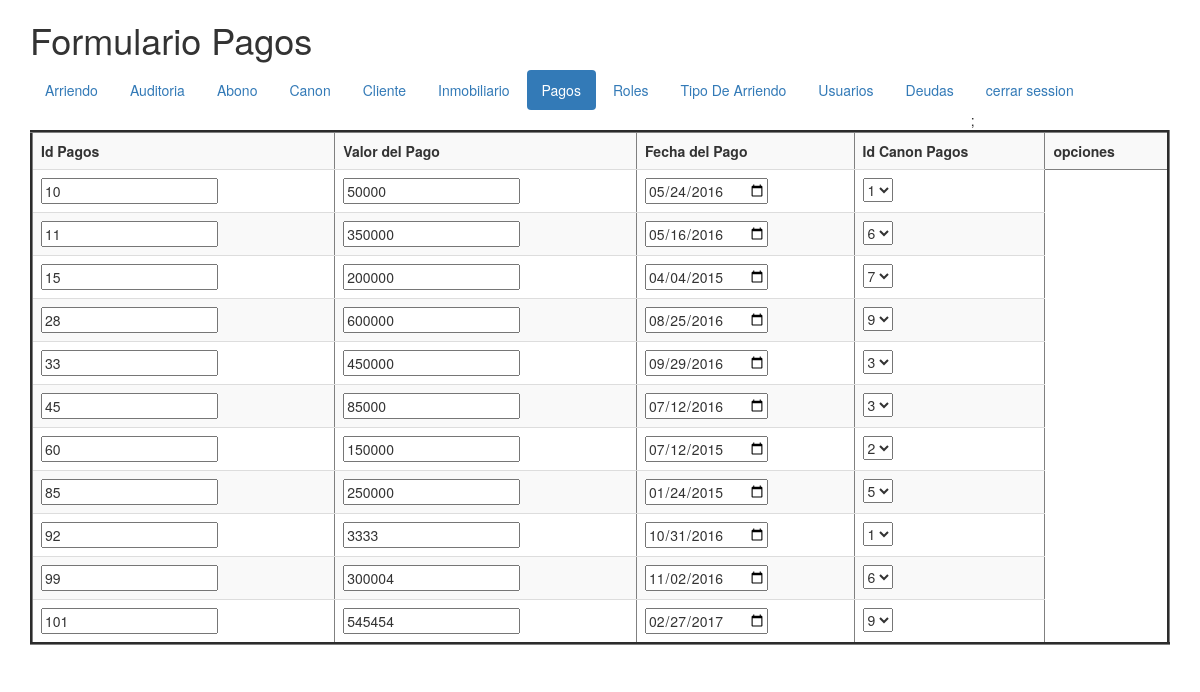
The app's page /vista/formularioPagos.php (signed in) with its own data.
### tables this page shows
CREATE TABLE `pagos` (
  `idPagos` mediumint(9) NOT NULL,
  `valorPago` mediumint(9) NOT NULL,
  `fechaPago` date NOT NULL,
  `idCanonPagos` mediumint(9) NOT NULL
);

CREATE TABLE `canon` (
  `idCanon` mediumint(9) NOT NULL,
  `valorArriendoCanon` mediumint(9) NOT NULL,
  `fechaCanon` date NOT NULL,
  `Forma_Pago` varchar(30) NOT NULL,
  `idArriendoCanon` mediumint(9) NOT NULL
);

### modelo/pagos.php (called while the page is built, shortened)
<?php
class Pagos {
    private $_conexion;
    private $_paginacion = 10;
    function __construct ($conexion, $idPagos, $valorPago, $fechaPago, $idCanonPagos){
        $this->_conexion           = $conexion;
    }
	function getRol($idusuario){
        $roles=mysqli_query($this->_conexion, "SELECT ".static::class."roles AS elpermiso FROM roles WHERE idRoles IN(SELECT idrolesusuarios FROM usuarios WHERE idusuarios =$idusuario)") or die (mysqli_error($this->_conexion));
        $unregistro=mysqli_fetch_array($roles);
        return $unregistro['elpermiso'];
    }
    function listar ($pagina){
        if ($pagina<=0){
            $listado = mysqli_query($this->_conexion, "SELECT * FROM pagos ORDER BY idPagos") or
                die (mysqli_error($this->conexion));
        }else{
            $paginacionMax = $pagina * $this->_paginacion;
            $paginacionMin = $paginacionMax - $this->_paginacion;
            $listado =mysqli_query ($this->_conexion, "SELECT * FROM pagos ORDER BY idPagos
            LIMIT $paginacionMin, $paginacionMax") or die (mysqli_error($this->conexion));
        }
        return $listado;
    }
}
?>

### modelo/canon.php (called while the page is built, shortened)
<?php
class canon {
    private $_conexion;
    private $_paginacion = 10;
    function __construct ($conexion, $idCanon, $valorArriendoCanon, $fechaCanon, $Forma_Pago, $idArriendoCanon){
        $this->_conexion           = $conexion;
    }
    function listar ($pagina){
        if ($pagina<=0){
            $listado = mysqli_query($this->_conexion, "SELECT * FROM canon ORDER BY idCanon") or
                die (mysqli_error($this->_conexion));
        }else{
            $paginacionMax = $pagina * $this->_paginacion;
            $paginacionMin = $paginacionMax - $this->_paginacion;
            $listado =mysqli_query ($this->_conexion, "SELECT * FROM canon ORDER BY idCanon
            LIMIT $paginacionMin, $paginacionMax") or die (mysqli_error($this->_conexion));
        }
        return $listado;
    }
}
?>

### vista/formularioPagos.php (the view, shortened to what this page needs)
<!DOCTYPE html>
<?php
if (isset($_SESSION ['id'])){
?>
<html>
	<div class="container">
    <head>
<link rel="stylesheet" href="https://maxcdn.bootstrapcdn.com/bootstrap/3.3.7/css/bootstrap.min.css">
        <link rel="stylesheet" href="https://maxcdn.bootstrapcdn.com/bootstrap/3.3.7/css/bootstrap.min.css">
    </head>
    <body>
        <header>
        <h1>Formulario Pagos</h1>
             <?php
               $formulario = "pagos";
               include_once("menu.php");
            ?>
        </header>
        <table border="3px" class="table table-striped">
            <tbody>
                <tr>
                    <th scope = "col">Id Pagos</th>
                    <th scope = "col">Valor del Pago </th>
                    <th scope = "col">Fecha del Pago</th>
                    <th scope = "col">Id Canon Pagos </th>
                    <th scope = "col">opciones</th>
                </tr>
  <?php
                $objetoConexion = new conexion();
                $conexion = $objetoConexion->conectar();
    include_once("../modelo/canon.php");
    $objetocanon =  new canon($conexion,'idCanon','valor arriendo','fecha','forma de pago','arriendo');
    $listacanon = $objetocanon->listar(0);
    include_once("../modelo/pagos.php");
    $objetoPagos =  new pagos ($conexion,'idPagos','valorPago','fechaPago','idCanonPagos');
    $listaPagos= $objetoPagos->listar(0);
	$permiso = $objetoPagos->getRol($_SESSION['id']);
	if (stripos($permiso,"r")!==false){
    while($unRegistro = mysqli_fetch_array($listaPagos)){
        echo '<tr><form id="fModificarPagos"'.$unRegistro["idPagos"].' action="../controlador/ControladorPagos.php" method="post">';
        echo '<td><input type="number" name="fidPagos"  value="'.$unRegistro['idPagos'].'"></td>';
        echo '<td><input type="number" name="fvalorPago"      value="'.$unRegistro['valorPago'].'"></td>';
        echo '<td><input type="date" name="ffechaPago"  value="'.$unRegistro['fechaPago'].'"></td>';
        echo '<td><select name="fidCanonPagos">';
             while($otroRegistro = mysqli_fetch_array($listacanon)){
                echo '<option  value="'.$otroRegistro['idCanon'].'"';
                 if($unRegistro['idCanonPagos']== $otroRegistro['idCanon']){
                  echo " selected ";
                 }
                 echo ">".$otroRegistro['idCanon'].'</option>';
        }
        mysqli_data_seek($listacanon,0);
        echo'</select></td>';
        echo '</form></tr>';
   }
	}
 ?>
    </body>
	</div>
</html>
<?php
  }else{
 header ("location:../index.php");
}
?>

### vista/menu.php
<nav>
   <ul class="nav nav-pills">
       <li class="<?php echo ($formulario=='arriendo')?'active':''; ?>"><a href="formularioarriendo.php">Arriendo</a></li>
       <li class="<?php echo ($formulario=='auditoria')?'active':''; ?>"><a href="formularioauditoria.php">Auditoria</a></li>
       <li class="<?php echo ($formulario=='abono')?'active':''; ?>"><a href="formularioabonos.php">Abono</a></li>
       <li class="<?php echo ($formulario=='canon')?'active':''; ?>"><a href="formulariocanon.php">Canon</a></li>
       <li class="<?php echo ($formulario=='cliente')?'active':''; ?>"><a href="formularioCliente.php">Cliente</a></li>
       <li class="<?php echo ($formulario=='inmobiliario')?'active':''; ?>"><a href="formularioInmobiliario.php">Inmobiliario</a></li>
       <li class="<?php echo ($formulario=='pagos')?'active':''; ?>"><a href="formularioPagos.php">Pagos</a></li>
       <li class="<?php echo ($formulario=='roles')?'active':''; ?>"><a href="formularioroles.php">Roles</a></li>
       <li class="<?php echo ($formulario=='tipoarriendo')?'active':''; ?>"><a href="formulariotipodearriendo.php">Tipo De Arriendo</a></li>
       <li class="<?php echo ($formulario=='usuarios')?'active':''; ?>"><a href="formulariousuarios.php">Usuarios</a></li>
        <li class="<?php echo ($formulario=='deudas')?'active':''; ?>"><a href="formulariodeudas.php">Deudas</a></li>
	   <li><a href='cerrarsesion.php'>cerrar session </a>;</li>
   </ul>
</nav>

### records on screen
pagos: fidPagos "10", fvalorPago "50000", ffechaPago "05/24/2016", fidCanonPagos "1"
pagos: fidPagos "11", fvalorPago "350000", ffechaPago "05/16/2016", fidCanonPagos "6"
pagos: fidPagos "15", fvalorPago "200000", ffechaPago "04/04/2015", fidCanonPagos "7"
pagos: fidPagos "28", fvalorPago "600000", ffechaPago "08/25/2016", fidCanonPagos "9"
pagos: fidPagos "33", fvalorPago "450000", ffechaPago "09/29/2016", fidCanonPagos "3"
pagos: fidPagos "45", fvalorPago "85000", ffechaPago "07/12/2016", fidCanonPagos "3"
pagos: fidPagos "60", fvalorPago "150000", ffechaPago "07/12/2015", fidCanonPagos "2"
pagos: fidPagos "85", fvalorPago "250000", ffechaPago "01/24/2015", fidCanonPagos "5"
pagos: fidPagos "92", fvalorPago "3333", ffechaPago "10/31/2016", fidCanonPagos "1"
pagos: fidPagos "99", fvalorPago "300004", ffechaPago "11/02/2016", fidCanonPagos "6"
pagos: fidPagos "101", fvalorPago "545454", ffechaPago "02/27/2017", fidCanonPagos "9"
